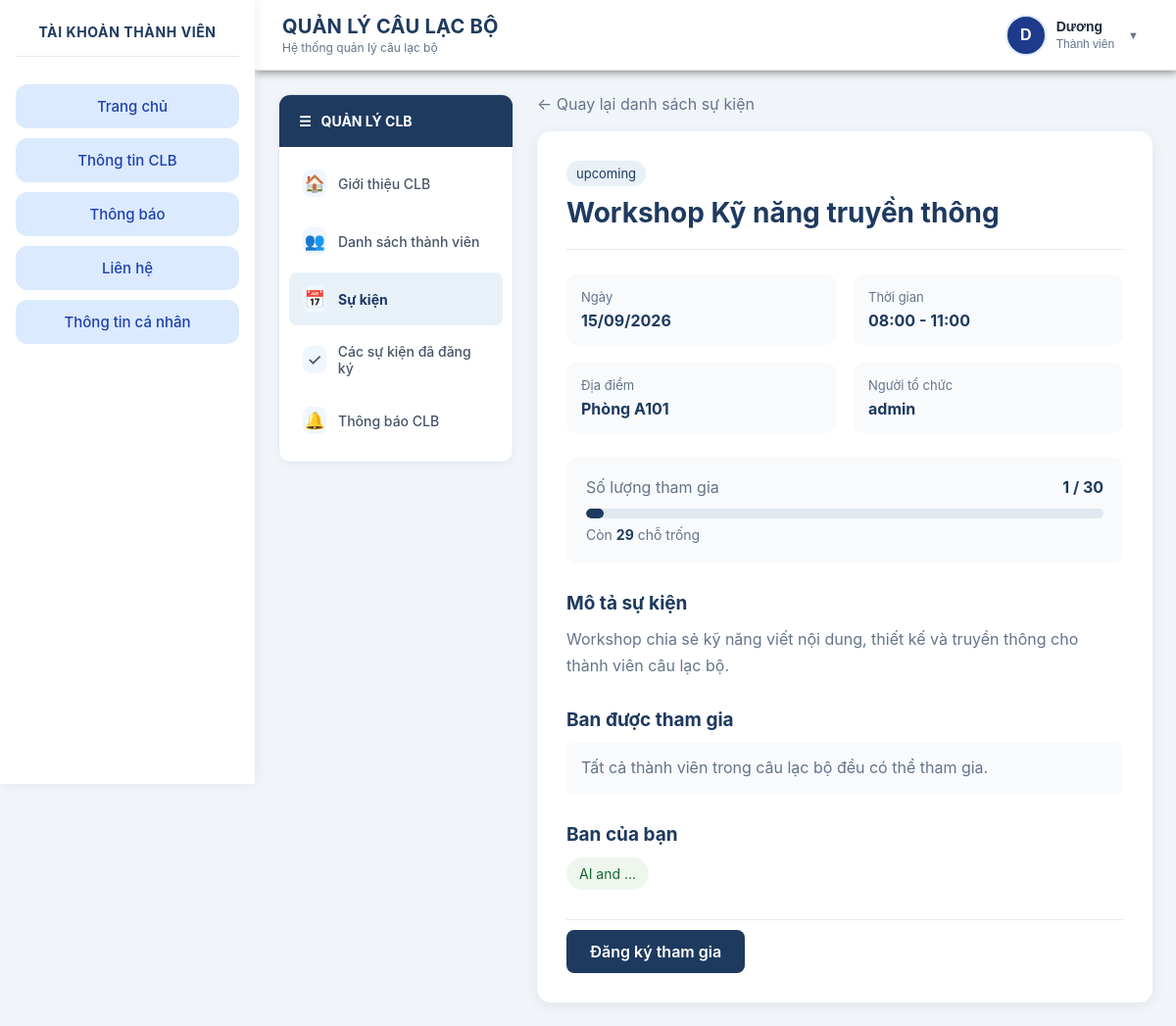
The app's page /member/event_detail.php?id=1 (signed in) with its own data.
### tables this page shows
CREATE TABLE `event` (
  `event_id` int(11) NOT NULL AUTO_INCREMENT,
  `club_id` varchar(255) NOT NULL,
  `event_name` varchar(255) NOT NULL,
  `event_date` date NOT NULL,
  `start_time` time NOT NULL,
  `end_time` time NOT NULL,
  `slots` int(11) NOT NULL,
  `location` varchar(255) DEFAULT NULL,
  `description` text DEFAULT NULL,
  `organizer_id` varchar(255) NOT NULL,
  `status` varchar(30) DEFAULT 'upcoming',
  `created_at` timestamp NOT NULL DEFAULT current_timestamp(),
  PRIMARY KEY (`event_id`)
);

CREATE TABLE `userinfo` (
  `username` varchar(100) NOT NULL,
  `fullname` varchar(100) DEFAULT NULL,
  `gender` varchar(100) DEFAULT NULL,
  `dob` date DEFAULT NULL,
  `email` varchar(100) DEFAULT NULL,
  `phone` varchar(100) DEFAULT NULL,
  `id_number` varchar(100) DEFAULT NULL,
  `avt_links` varchar(250) DEFAULT NULL,
  PRIMARY KEY (`username`)
);

CREATE TABLE `clubbandmember` (
  `username` varchar(100) DEFAULT NULL,
  `club_id` varchar(100) DEFAULT NULL,
  `band_id` varchar(100) DEFAULT NULL
);

CREATE TABLE `clubband` (
  `club_id` varchar(255) NOT NULL,
  `band_id` varchar(100) DEFAULT NULL,
  `band_name` varchar(100) DEFAULT NULL
);

### member/event_detail.php (the view, shortened to what this page needs)
<?php
    $user = $_SESSION['user'] ?? [];
    $username = $user['username'];
    $eventId = filter_input(INPUT_GET, 'id', FILTER_VALIDATE_INT);
    $database = new Database();
    $db       = $database->getConnection();
    $sql = "
    SELECT
        e.event_id,
        e.club_id,
        e.event_name,
        e.event_date,
        e.start_time,
        e.end_time,
        e.slots,
        e.location,
        e.description,
        e.organizer_id,
        e.status,
        ui.fullname AS organizer_name
    FROM Event AS e
    LEFT JOIN UserInfo AS ui
        ON ui.username = e.organizer_id
    WHERE e.event_id = :event_id
    LIMIT 1
";
    $stmt = $db->prepare($sql);
    $stmt->execute([
    ':event_id' => $eventId,
    ]);
    $event = $stmt->fetch(PDO::FETCH_ASSOC);
    $clubId = $event['club_id'];
    $sql = "
    SELECT COUNT(*) AS approved_count
    FROM Register_event
    WHERE event_id = :event_id
      AND register_status = 'approved'
";
    $stmt = $db->prepare($sql);
    $stmt->execute([
    ':event_id' => $eventId,
    ]);
    $approvedCount = (int) $stmt->fetchColumn();
    $slots = (int) $event['slots'];
    $remainingSlots = max(0, $slots - $approvedCount);
    $sql = "
    SELECT
        cb.band_id,
        cb.band_name
    FROM EventBand AS eb
    INNER JOIN ClubBand AS cb
        ON cb.band_id = eb.band_id
        AND cb.club_id = :club_id
    WHERE eb.event_id = :event_id
    ORDER BY cb.band_name ASC
";
    $stmt = $db->prepare($sql);
    $stmt->execute([
    ':club_id'  => $clubId,
    ':event_id' => $eventId,
    ]);
    $requiredBands = $stmt->fetchAll(PDO::FETCH_ASSOC);
    $sql = "
    SELECT
        cbm.band_id,
        cb.band_name
    FROM ClubBandMember AS cbm
    INNER JOIN ClubBand AS cb
        ON cb.band_id = cbm.band_id
        AND cb.club_id = cbm.club_id
    WHERE cbm.username = :username
      AND cbm.club_id = :club_id
";
    $stmt = $db->prepare($sql);
    $stmt->execute([
    ':username' => $username,
    ':club_id'  => $clubId,
    ]);
    $userBands = $stmt->fetchAll(PDO::FETCH_ASSOC);
    $canRegister     = true;
    require_once "../includes/headers.php";
?>
<link rel="stylesheet" href="css/event_detail.css">
<link rel="stylesheet" href="css/club.css">
<div class="club-layout">
    <aside class="club-sidebar">
        <div class="club-sidebar-title">
            <span>☰</span>
            <span>QUẢN LÝ CLB</span>
        </div>
        <nav class="club-menu">
            <a href="club.php" class="club-menu-item">
                <span class="menu-icon">🏠</span>
                <span>Giới thiệu CLB</span>
            </a>
            <a href="club_member.php" class="club-menu-item">
                <span class="menu-icon">👥</span>
                <span>Danh sách thành viên</span>
            </a>
            <a href="events.php" class="club-menu-item active">
                <span class="menu-icon">📅</span>
                <span>Sự kiện</span>
            </a>
            <a href="registered_events.php" class="club-menu-item">
                <span class="menu-icon">✓</span>
                <span>Các sự kiện đã đăng ký</span>
            </a>
            <a href="news.php" class="club-menu-item">
                <span class="menu-icon">🔔</span>
                <span>Thông báo CLB</span>
            </a>
        </nav>
    </aside>
    <main class="club-content">
        <a href="events.php" class="back-link">
            ← Quay lại danh sách sự kiện
        </a>
        <div class="event-detail-card">
            <div class="event-detail-header">
                <div>
                    <span class="event-status">
                        <?php echo htmlspecialchars($event['status']) ?>
                    </span>
                    <h1>
                        <?php echo htmlspecialchars($event['event_name']) ?>
                    </h1>
                </div>
            </div>
            <div class="event-info-grid">
                <div class="info-item">
                    <span class="info-label">
                        Ngày
                    </span>
                    <strong>
                        <?php echo date( 'd/m/Y', strtotime($event['event_date']) ) ?>
                    </strong>
                </div>
                <div class="info-item">
                    <span class="info-label">
                        Thời gian
                    </span>
                    <strong>
                        <?php echo date( 'H:i', strtotime($event['start_time']) ) ?>
                        -
                        <?php echo date( 'H:i', strtotime($event['end_time']) ) ?>
                    </strong>
                </div>
                <div class="info-item">
                    <span class="info-label">
                        Địa điểm
                    </span>
                    <strong>
                        <?php echo htmlspecialchars( $event['location'] ?? 'Chưa cập nhật' ) ?>
                    </strong>
                </div>
                <div class="info-item">
                    <span class="info-label">
                        Người tổ chức
                    </span>
                    <strong>
                        <?php echo htmlspecialchars($event['organizer_name'] ?? $event['organizer_id'] ) ?>
                    </strong>
                </div>
            </div>
            <div class="slot-box">
                <div>
                    <span>
                        Số lượng tham gia
                    </span>
                    <strong>
                        <?php echo $approvedCount ?>
                        /
                        <?php echo $slots ?>
                    </strong>
                </div>
                <div class="slot-progress">
                    <?php
                        $percent = $slots > 0
                            ? min(100, ($approvedCount / $slots) * 100)
                            : 100;
                    ?>
                    <div
                        class="slot-progress-bar"
                        style="width: <?php echo $percent ?>%;"
                    ></div>
                </div>
                <p>
                    Còn
                    <strong><?php echo $remainingSlots ?></strong>
                    chỗ trống
                </p>
            </div>
            <section class="detail-section">
                <h2>
                    Mô tả sự kiện
                </h2>
                <p>
                    <?php echo nl2br(htmlspecialchars( $event['description'] ?? 'Chưa có mô tả.' ) ) ?>
                </p>
            </section>
            <section class="detail-section">
                <h2>
                    Ban được tham gia
                </h2>
                <?php if (empty($requiredBands)): ?>
                    <p class="no-requirement">
                        Tất cả thành viên trong câu lạc bộ
                        đều có thể tham gia.
                    </p>
                <?php endif; ?>
            </section>
            <section class="detail-section">
                <h2>
                    Ban của bạn
                </h2>
                <?php if (empty($userBands)): ?>
                    <p class="warning-text">
                        Bạn chưa được phân vào ban nào.
                    </p>
                <?php else: ?>
                    <div class="band-list">
                        <?php foreach ($userBands as $band): ?>
                            <span class="user-band-tag">
                                <?php echo htmlspecialchars(
    $band['band_name']
) ?>
                            </span>
                        <?php endforeach; ?>
                    </div>
                <?php endif; ?>
            </section>
            <div class="register-area">
                <?php if ($canRegister): ?>
                    <a
                        href="register_event.php?id=<?php echo $eventId ?>"
                        class="btn-register"
                    >
                        Đăng ký tham gia
                    </a>
                <?php endif; ?>
            </div>
        </div>
    </main>
</div>
<?php require_once "../includes/footer.php"; ?>

### member/css/event_detail.css (style rules this page uses)
.club-content { flex: 1; }
.back-link { display: inline-block; margin-bottom: 18px; color: #64748b; text-decoration: none; }
.event-detail-card { background: white; border-radius: 14px; padding: 30px; box-shadow: 0 3px 15px rgba(0, 0, 0, 0.07); }
.event-detail-header { border-bottom: 1px solid #e5e7eb; padding-bottom: 20px; margin-bottom: 25px; }
.event-detail-header h1 { margin: 10px 0 0; color: #1e3a5f; font-size: 28px; }
.event-status { display: inline-block; padding: 5px 10px; border-radius: 20px; background: #e8f0f8; color: #1e3a5f; font-size: 13px; }
.event-info-grid { display: grid; grid-template-columns: repeat(2, 1fr); gap: 18px; margin-bottom: 25px; }
.info-item { display: flex; flex-direction: column; gap: 6px; padding: 15px; background: #f8fafc; border-radius: 10px; }
.info-label { font-size: 13px; color: #64748b; }
.info-item strong { color: #1e3a5f; }
.slot-box { padding: 20px; background: #f8fafc; border-radius: 10px; margin-bottom: 30px; }
.slot-box > div:first-child { display: flex; justify-content: space-between; align-items: center; }
.slot-box span { color: #64748b; }
.slot-box strong { color: #1e3a5f; }
.slot-progress { height: 10px; margin-top: 12px; background: #e2e8f0; border-radius: 10px; overflow: hidden; }
.slot-progress-bar { height: 100%; background: #1e3a5f; border-radius: 10px; }
.slot-box p { margin-bottom: 0; margin-top: 8px; color: #64748b; font-size: 14px; }
.detail-section { margin-bottom: 30px; }
.detail-section h2 { margin-bottom: 12px; color: #1e3a5f; font-size: 19px; }
.detail-section p { color: #64748b; line-height: 1.7; }
.band-list { display: flex; flex-wrap: wrap; gap: 10px; }
.band-tag, .user-band-tag { display: inline-block; padding: 8px 13px; border-radius: 20px; font-size: 14px; }
.user-band-tag { background: #eef6ee; color: #166534; }
.no-requirement { padding: 12px 15px; background: #f8fafc; border-radius: 8px; }
.register-area { display: flex; align-items: center; gap: 12px; padding-top: 10px; border-top: 1px solid #e5e7eb; }
.btn-register { display: inline-block; padding: 12px 24px; background: #1e3a5f; color: white; text-decoration: none; border-radius: 8px; font-weight: 600; transition: 0.2s; }

### member/css/club.css (style rules this page uses)
.club-layout { display: flex; gap: 24px; width: 100%; align-items: flex-start; }
.club-sidebar { width: 240px; min-width: 240px; background: #ffffff; border-radius: 12px; border: 1px solid #e2e8f0; overflow: hidden; box-shadow: 0 2px 8px rgba(0, 0, 0, 0.04); }
.club-sidebar-title { display: flex; align-items: center; gap: 10px; padding: 18px 20px; background: #1e3a5f; color: white; font-size: 14px; font-weight: 700; }
.club-menu { padding: 10px; }
.club-menu-item { display: flex; align-items: center; gap: 12px; padding: 13px 14px; margin-bottom: 5px; border-radius: 8px; color: #475569; text-decoration: none; font-size: 14px; font-weight: 500; transition: all 0.2s ease; }
.menu-icon { width: 24px; display: flex; align-items: center; justify-content: center; font-size: 17px; }
.club-menu-item.active { background: #e8f0f8; color: #1e3a5f; font-weight: 700; }
.club-content { flex: 1; min-width: 0; }

### includes/headers.php (style rules this page uses)
* { margin: 0; padding: 0; box-sizing: border-box; }
html, body { height: 100%; font-family: -apple-system, BlinkMacSystemFont, "Segoe UI", Roboto, "Helvetica Neue", Arial, sans-serif; background: #f1f5f9; }

### includes/navbar.php (style rules this page uses)
.menu-icon { width: 28px; height: 28px; display: flex; align-items: center; justify-content: center; background: #eff6ff; border-radius: 8px; font-size: 14px; }

### records on screen
event: status "upcoming", event_name "Workshop Kỹ năng truyền thông", event_date "15/09/2026", start_time "08:00", end_time "11:00", location "Phòng A101", userinfo.fullname "admin", slots "30", description "Workshop chia sẻ kỹ năng viết nội dung, thiết kế và truyền thông cho thành viên câu lạc bộ."
clubbandmember: band.band_name "AI and ..."

### other values on screen
substr($fullName, 0, 1) "D"
$fullName "Dương"
$sidebarTitle "TÀI KHOẢN THÀNH VIÊN"
$approvedCount "1"
$remainingSlots "29"
